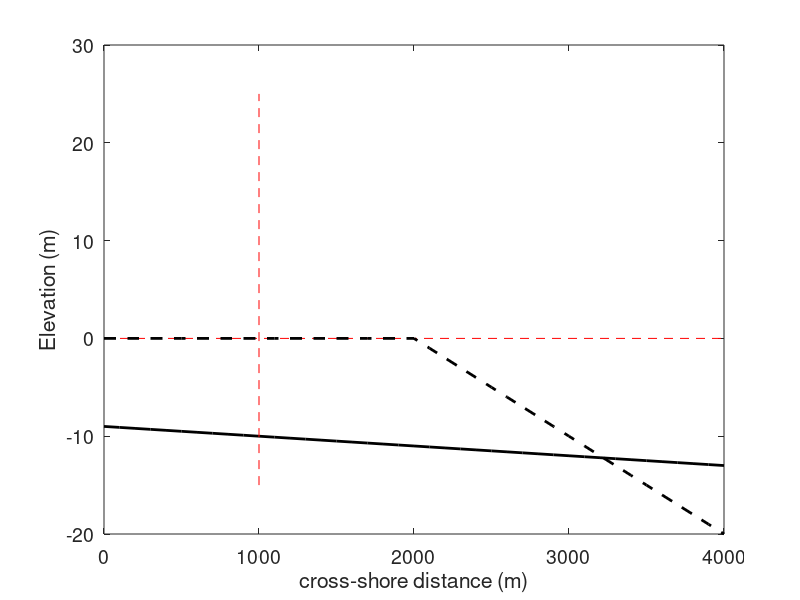

The MATLAB script that drew this image: (Note: this script raises an error after producing the figure.)
close all; clear all;
%%inputs
delta_volume = 100000;
cross_shore_pos = 20;
local_shoreline_angle = 0;
percent_full_sand = .5;
%%
c_cell_size = 100;
c_grid_size = 40;

c_shelf_slope = 0.001;
c_shoreface_slope = 0.01;
c_cross_shore_reference_pos = 10;
c_shelf_depth_at_reference_pos = 10;
c_min_shelf_depth_at_closure = 10;

cross_shore_distances = (0:c_cell_size:c_cell_size*c_grid_size);
continental_shelf = -c_shelf_slope*(cross_shore_distances-(c_cross_shore_reference_pos*c_cell_size)) - c_shelf_depth_at_reference_pos;

hfig_profile = figure();
set(hfig_profile, 'Position', [100, 200, 1000, 600])
plot(cross_shore_distances, continental_shelf, 'k', 'linewidth', 2);
hold on
ylabel('Elevation (m)')
xlabel('cross-shore distance (m)')
set(gca, 'fontsize', 14)
%     plot(cross_shore, shoreface, 'r', 'linewidth', 2)
plot([c_cross_shore_reference_pos*c_cell_size, c_cross_shore_reference_pos*c_cell_size], [-15, 25], 'r--');
plot([0, c_cell_size*c_grid_size], [0, 0], 'r--');

shoreface = -c_shoreface_slope*(cross_shore_distances-(cross_shore_pos*c_cell_size));
shoreface(cross_shore_distances < cross_shore_pos*c_cell_size) = 0;
plot(cross_shore_distances, shoreface, 'k--', 'linewidth', 2);

%% Accrete
pos = cross_shore_pos;
widths = NaN(1,30);
depths = NaN(1,30);
for i = (1:1:10)
    %% Eq 1
    local_shelf_depth = c_shelf_depth_at_reference_pos + ((cross_shore_pos - c_cross_shore_reference_pos)*c_cell_size*c_shelf_slope);
    
    %% Eq 2
    cross_shore_distance_to_closure = local_shelf_depth/(c_shoreface_slope-c_shelf_slope * cosd(local_shoreline_angle));

    %% Eq 3
    cross_shore_pos_of_closure = pos*c_cell_size + cross_shore_distance_to_closure*cosd(local_shoreline_angle);

    %% Eq 4

    shelf_depth_at_closure = c_shelf_depth_at_reference_pos + ((cross_shore_pos_of_closure-(c_cross_shore_reference_pos*c_cell_size))*c_shelf_slope);
    if shelf_depth_at_closure < c_min_shelf_depth_at_closure
        shelf_depth_at_closure = c_min_shelf_depth_at_closure;
    end

    %% actual erosion/accretion

    base = delta_volume/(c_cell_size*shelf_depth_at_closure);
    x_corners_actual = [pos*c_cell_size - base, pos*c_cell_size, cross_shore_pos_of_closure, cross_shore_pos_of_closure - base, pos*c_cell_size - base];
    z_corners_actual = [ 0, 0, -shelf_depth_at_closure, -shelf_depth_at_closure, 0];
    plot(x_corners_actual + base, z_corners_actual, '--', 'color', [0 1 0 0.4], 'linewidth', 1.5);
    
    pos = pos+1;
    widths(i+29) = base;
    depths(i+29) = shelf_depth_at_closure;
end

%% Accrete
pos = cross_shore_pos;
for i = (1:1:30)
    %% Eq 1
    local_shelf_depth = c_shelf_depth_at_reference_pos + ((cross_shore_pos - c_cross_shore_reference_pos)*c_cell_size*c_shelf_slope);
    
    %% Eq 2
    cross_shore_distance_to_closure = local_shelf_depth/(c_shoreface_slope-c_shelf_slope * cosd(local_shoreline_angle));

    %% Eq 3
    cross_shore_pos_of_closure = pos*c_cell_size + cross_shore_distance_to_closure*cosd(local_shoreline_angle);
    plot([cross_shore_pos_of_closure, cross_shore_pos_of_closure], [-15, 25], 'b--');

    %% Eq 4

    shelf_depth_at_closure = c_shelf_depth_at_reference_pos + ((cross_shore_pos_of_closure-(c_cross_shore_reference_pos*c_cell_size))*c_shelf_slope);
    if shelf_depth_at_closure < c_min_shelf_depth_at_closure
        shelf_depth_at_closure = c_min_shelf_depth_at_closure;
    end
    plot([cross_shore_pos_of_closure, cross_shore_pos_of_closure], [0, 0-shelf_depth_at_closure], 'b-');

    %% actual erosion/accretion

    base = delta_volume/(c_cell_size*shelf_depth_at_closure);
    x_corners_actual = [pos*c_cell_size - base, pos*c_cell_size, cross_shore_pos_of_closure, cross_shore_pos_of_closure - base, pos*c_cell_size - base];
    z_corners_actual = [ 0, 0, -shelf_depth_at_closure, -shelf_depth_at_closure, 0];
    plot(x_corners_actual, z_corners_actual, '--', 'Color', [1 .4 .6 0.4], 'linewidth', 1.5);
    
    pos = pos-1;
    widths(31-i) = base;
    depths(31-i) = shelf_depth_at_closure;
end

xlim([0, 4000])
ylim([-15, 25])

hfig2 = figure();
plot((1:1:length(widths)), widths./10, '*', 'color', [0 0 1 .5]);
hold on
plot((1:1:length(widths)), depths, '*', 'color', [ 1 0 0 .5]);

legend('Width of paralellogram (100m)', 'Depth of parallelogram (m)');
xlabel('Cell index');
